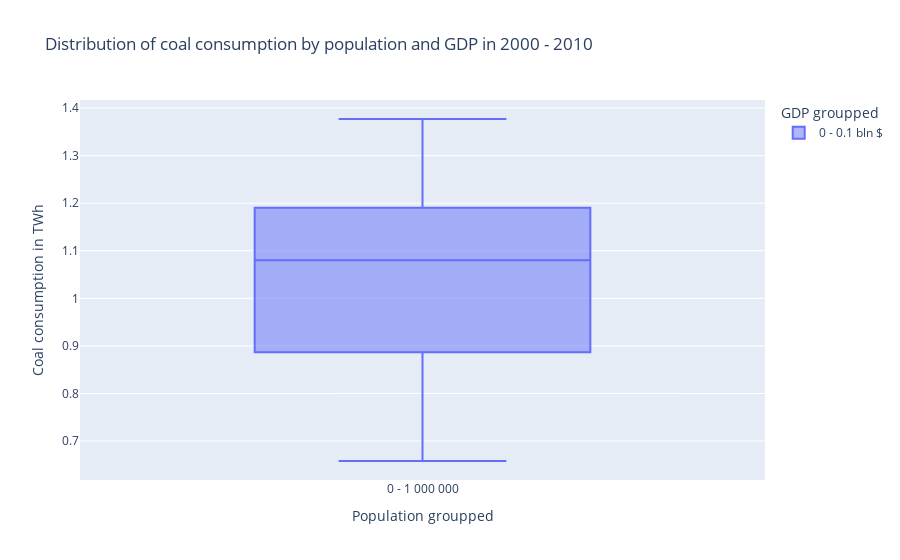
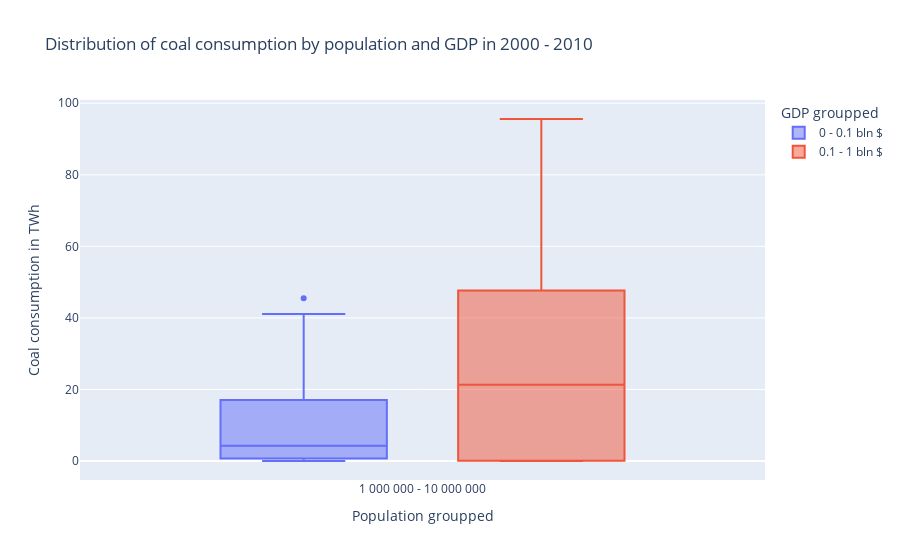
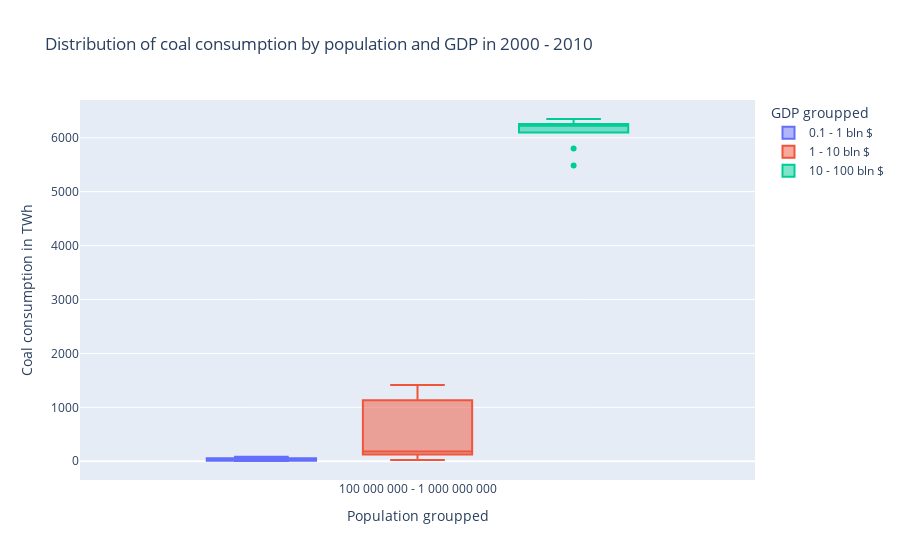
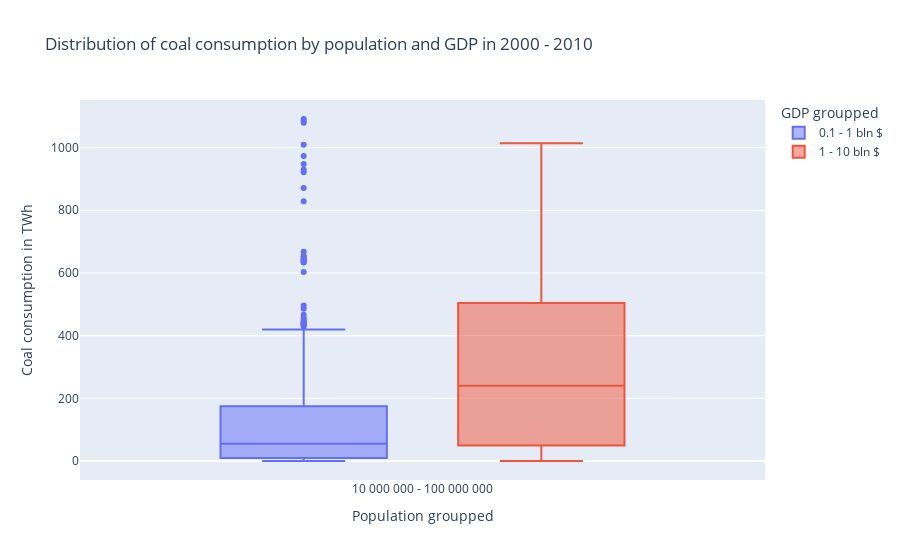

The notebook cell saved with these charts, in order:
### Code cell
df = df.sort_values(by="GDP groupped")
energy_type_consumption= "Coal consumption"
decade = "2000 - 2010"
df_decade = df.loc[df["Decade"] == decade]
for value in df_decade["Population groupped"].unique():
    fig = px.box(df_decade.loc[df_decade['Population groupped'] == value],  x="Population groupped",
                 y=energy_type_consumption, color='GDP groupped',
             title="Distribution of "+energy_type_consumption.lower()+" by population and GDP in "+decade)
    fig.update_layout(yaxis_title=energy_type_consumption+" in TWh")
    fig.show()
